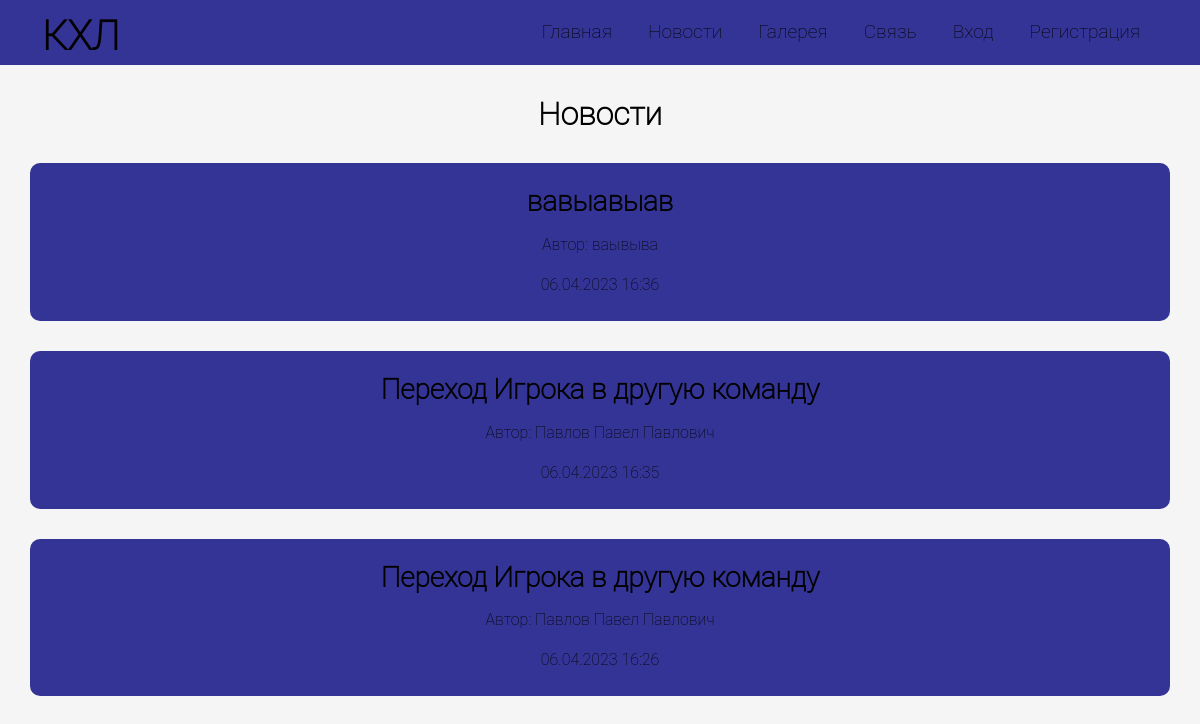
Page /lab4_Sichugov/match.php on the committed database.
### lab4_Sichugov/match.php (the view, shortened to what this page needs)
<!doctype html>
<html lang="en">
<head>
    <link href="https://cdn.jsdelivr.net/npm/bootstrap@5.3.0-alpha2/dist/css/bootstrap.min.css" rel="stylesheet">
    <link href='https://unpkg.com/boxicons@2.1.4/css/boxicons.min.css' rel='stylesheet'>
    <link href="assets/style/style.css" rel="stylesheet">
</head>
<body>
<?php
include "components/header.php";
?>
<div class="container">
    <div class="content row">
        <center>
        <div class="main-content col-md-12 col-12">
            <h2>Новости</h2>
            <?php
            $result = "Select *, Команда.Название_команды from Новость INNER JOIN Команда ON (Новость.id_команды = Команда.ID_Команды)
            order by id_новости DESC";
            $result = mysqli_query($conn, $result) or die("Ошибка запроса Select". mysqli_error($conn));
            while ($row = mysqli_fetch_assoc($result))
            {
                $date = strtotime($row['Время_новости']);
                $new_date = date('d.m.Y H:i', $date);
                echo '<div class="team row">
                        <div class="team_text col-12 col-md-12">';
                echo '<h3><a href="match.php?id='.$row['id_новости'].'">'.$row['Название_новости'].'</a></h3>';
                echo '<p>Автор: '.$row['Автор'].'</p>';
                echo '<p>'.$new_date.'</p>';
                echo '</div></div>';
            }
            ?>
        </div>
        </center>
    </div>
</div>
</body>
</html>

### lab4_Sichugov/assets/style/style.css (style rules this page uses)
* { font-family: 'Roboto Thin', sans-serif; }
html, h1, h2, h3, h4, h5, h6 { color: black; }
body { background: whitesmoke; color: black; }
a { text-decoration: none; color: black; }
.main-content h2 { margin: 30px 0; color: black; }
.main-content .team { margin-bottom: 30px; }
.main-content .team_text { background: #343496; padding: 8px; border-radius: 10px; color: black; border: white; }
.team_text { border: white; border-radius: 10px; width: 100%; }
.main-content .team_text h3 { margin: 14px 0; }

### rows in the picture
новость: Название_новости "вавыавыав", Автор "ваывыва", Время_новости "06.04.2023 16:36"
новость: Название_новости "Переход Игрока в другую команду", Автор "Павлов Павел Павлович", Время_новости "06.04.2023 16:35"
новость: Название_новости "Переход Игрока в другую команду", Автор "Павлов Павел Павлович", Время_новости "06.04.2023 16:26"
